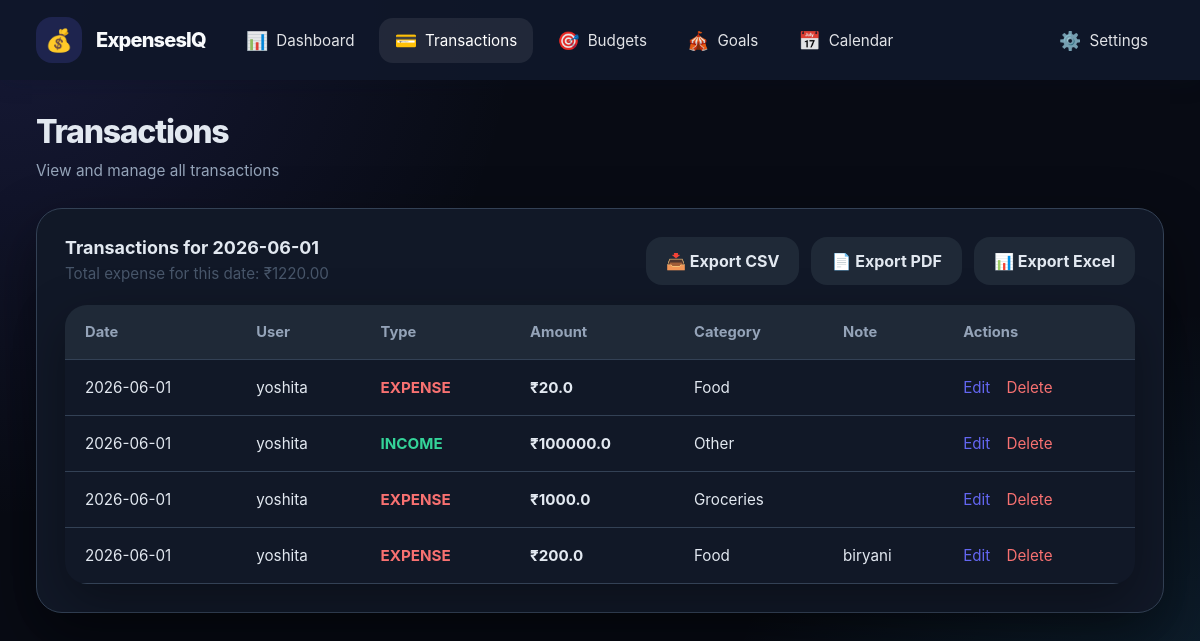
The app's page /transactions?date=2026-06-01 (signed in) with its own data.
### tables this page shows
CREATE TABLE transactions(

            id INTEGER PRIMARY KEY AUTOINCREMENT,

            group_name TEXT,

            user TEXT,

            amount REAL,

            category TEXT,

            type TEXT,

            note TEXT,

            date TEXT
        );

### app.py (the view)
@app.route('/transactions')
def transactions_page():
    if 'user' not in session:
        return redirect(url_for('login'))
    group_name = session['group_name']
    requested_date = request.args.get('date', '').strip()
    conn = get_db()
    cur = conn.cursor()
    if requested_date:
        cur.execute(
            'SELECT * FROM transactions WHERE group_name=? AND date=? ORDER BY id DESC',
            (group_name, requested_date),
        )
        rows = [dict(r) for r in cur.fetchall()]
        total_for_date = sum(r.get('amount', 0.0) for r in rows if r.get('type') == 'expense')
    else:
        cur.execute('SELECT * FROM transactions WHERE group_name=? ORDER BY id DESC', (group_name,))
        rows = [dict(r) for r in cur.fetchall()]
        total_for_date = None
    conn.close()
    return render_template(
        'transactions.html',
        transactions=rows,
        user=session.get('user'),
        date_filter=requested_date,
        total_for_date=total_for_date,
    )

### app.py (called while the page is built)
@app.after_request
def add_cors(response: Response) -> Response:
    response.headers["Access-Control-Allow-Origin"] = "*"
    response.headers["Access-Control-Allow-Headers"] = (
        "Content-Type,Authorization"
    )
    response.headers["Access-Control-Allow-Methods"] = (
        "GET,POST,OPTIONS"
    )
    return response

def get_db():
    db_path = Path(__file__).resolve().parent / "data.db"
    conn = sqlite3.connect(str(db_path), timeout=10, check_same_thread=False)
    conn.row_factory = sqlite3.Row
    return conn

### templates/transactions.html (shortened to what this page needs)
<!DOCTYPE html>
<html>
<head>
  <link rel="stylesheet" href="/static/style.css">
</head>
<body class="dashboard-page">
  <aside class="sidebar">
    <div class="sidebar-logo">
      <div class="logo-icon">💰</div>
      <span class="logo-text">ExpensesIQ</span>
    </div>
    <nav class="sidebar-nav">
      <a href="{{ url_for('dashboard') }}" class="nav-item">
        <span class="nav-icon">📊</span>
        <span class="nav-text">Dashboard</span>
      </a>
      <a href="{{ url_for('transactions_page') }}" class="nav-item active">
        <span class="nav-icon">💳</span>
        <span class="nav-text">Transactions</span>
      </a>
      <a href="{{ url_for('budgets') }}" class="nav-item">
        <span class="nav-icon">🎯</span>
        <span class="nav-text">Budgets</span>
      </a>
      <a href="{{ url_for('goals_page') }}" class="nav-item">
        <span class="nav-icon">🎪</span>
        <span class="nav-text">Goals</span>
      </a>
      <a href="{{ url_for('calendar_page') }}" class="nav-item">
        <span class="nav-icon">📅</span>
        <span class="nav-text">Calendar</span>
      </a>
    </nav>
    <div class="sidebar-footer">
      <div class="dropdown-menu" id="settingsMenu">
        <button class="dropdown-toggle">
          <span class="nav-icon">⚙️</span>
          <span class="nav-text">Settings</span>
        </button>
      </div>
    </div>
  </aside>
  <main class="dashboard-main">
    <header class="dashboard-header">
      <div class="header-left">
        <h1>Transactions</h1>
        <span class="header-subtitle">View and manage all transactions</span>
      </div>
    </header>
    <section class="dashboard-content">
      <div class="dashboard-card">
        <div class="card-header">
          <div>
            <h2>{% if date_filter %}Transactions for {{ date_filter }}{% else %}All Transactions{% endif %}</h2>
            {% if total_for_date is not none %}
              <div class="section-note">Total expense for this date: ₹{{ '%.2f'|format(total_for_date) }}</div>
            {% endif %}
          </div>
          <div class="export-buttons">
            <a href="{{ url_for('export_csv') }}" class="btn-export">📥 Export CSV</a>
            <a href="{{ url_for('export_pdf') }}" class="btn-export">📄 Export PDF</a>
            <a href="{{ url_for('export_xlsx') }}" class="btn-export">📊 Export Excel</a>
          </div>
        </div>
        <div class="content-body">
          {% if transactions %}
          <table class="transaction-table">
            <thead>
              <tr>
                <th>Date</th>
                <th>User</th>
                <th>Type</th>
                <th>Amount</th>
                <th>Category</th>
                <th>Note</th>
                <th>Actions</th>
              </tr>
            </thead>
            <tbody>
              {% for trx in transactions %}
              <tr>
                <td>{{ trx.date }}</td>
                <td>{{ trx.user }}</td>
                <td>
                  <span class="transaction-status {% if trx.type == 'expense' %}expense{% else %}income{% endif %}">
                    {{ trx.type | upper }}
                  </span>
                </td>
                <td class="transaction-amount-strong">₹{{ trx.amount }}</td>
                <td>{{ trx.category }}</td>
                <td class="transaction-note">{{ trx.note }}</td>
                <td>
                  <a href="/edit/{{ trx.id }}" class="transaction-action-link">Edit</a>
                  <a href="/delete/{{ trx.id }}" class="transaction-action-link delete" onclick="return confirm('Are you sure?');">Delete</a>
                </td>
              </tr>
              {% endfor %}
            </tbody>
          </table>
          {% else %}
          <div class="empty-note" style="padding: 32px; text-align: center;">
            <p>No transactions found.</p>
            <p style="margin-top: 8px;">Start adding transactions from the dashboard.</p>
          </div>
          {% endif %}
        </div>
      </div>
    </section>
  </main>
</body>
</html>

### records on screen
transactions: date "2026-06-01", user "yoshita", type "EXPENSE", amount "20.0", category "Food"
transactions: date "2026-06-01", user "yoshita", type "INCOME", amount "100000.0", category "Other"
transactions: date "2026-06-01", user "yoshita", type "EXPENSE", amount "1000.0", category "Groceries"
transactions: date "2026-06-01", user "yoshita", type "EXPENSE", amount "200.0", category "Food", note "biryani"

### other values on screen
{{ date_filter }} "2026-06-01"
{{ '%.2f'|format(total_for_date) }} "1220.00"
